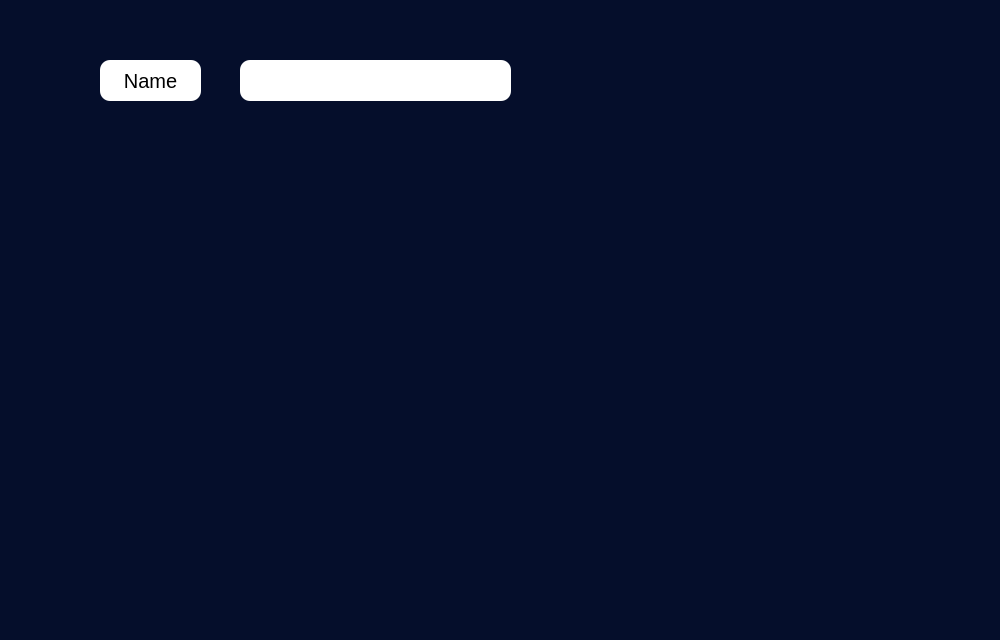
<?xml version="1.0" encoding="UTF-8"?>
<ui version="4.0">
 <class>newStudent</class>
 <widget class="QDialog" name="newStudent">
  <property name="geometry">
   <rect>
    <x>0</x>
    <y>0</y>
    <width>1000</width>
    <height>640</height>
   </rect>
  </property>
  <property name="windowTitle">
   <string>Dialog</string>
  </property>
  <property name="styleSheet">
   <string notr="true">background-color: rgb(5, 14, 43)</string>
  </property>
  <widget class="QLabel" name="name">
   <property name="geometry">
    <rect>
     <x>100</x>
     <y>60</y>
     <width>101</width>
     <height>41</height>
    </rect>
   </property>
   <property name="styleSheet">
    <string notr="true">    border-radius: 10px;
background:white;
color:black;
font-size:20px;</string>
   </property>
   <property name="text">
    <string>Name</string>
   </property>
   <property name="alignment">
    <set>Qt::AlignCenter</set>
   </property>
  </widget>
  <widget class="QLineEdit" name="lineEdit_1">
   <property name="geometry">
    <rect>
     <x>240</x>
     <y>60</y>
     <width>271</width>
     <height>41</height>
    </rect>
   </property>
   <property name="styleSheet">
    <string notr="true">background:white;
color:black;
    border-radius: 10px;
</string>
   </property>
  </widget>
 </widget>
 <resources/>
 <connections/>
</ui>
